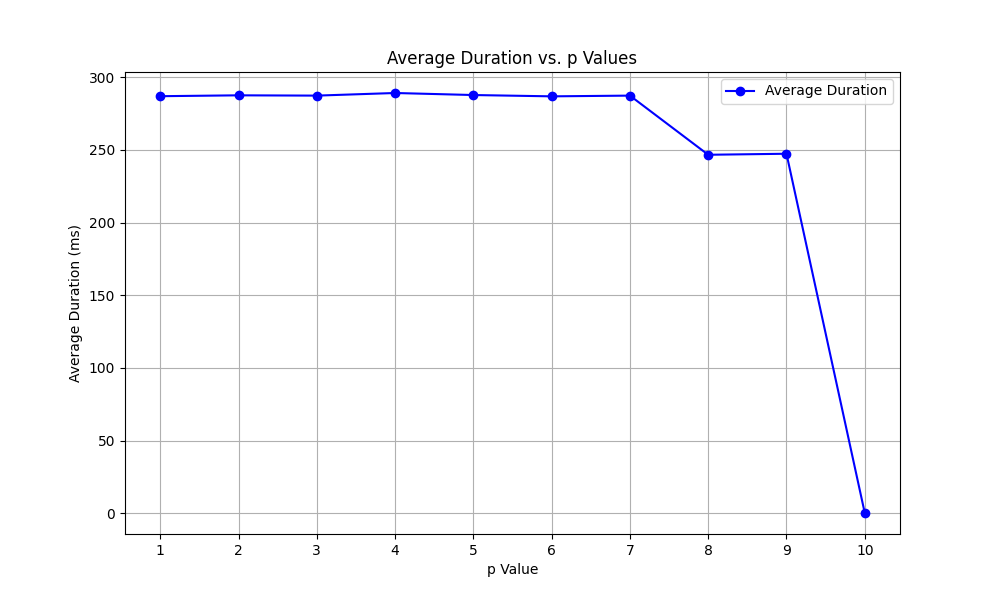

Recreate this plot in Python.
# import subprocess
# import time

# def run_experiment():
#     times = []

#     for i in range(10):
#         print(f"Iteration {i+1}")

#         # Run the bash script to execute server and client in different terminals
#         subprocess.run(["./run_server_client.sh"])

#         # Wait for the client to finish and gather the time from res.txt
#         time.sleep(5)  # Adjust this based on how long your client takes to finish

#         try:
#             with open('res.txt', 'r') as f:
#                 content = f.read().strip()

#                 # Check if the file is empty
#                 if not content:
#                     raise ValueError("res.txt is empty")

#                 # Convert the content to an integer (time in ms)
#                 time_taken = int(content)
                
#                 # Store the time in the list
#                 times.append(time_taken)
#                 print(f"Iteration {i+1}: {time_taken} ms")

#         except ValueError as e:
#             print(f"Error: {e}")
#             continue  # Skip iteration if error occurs

#     # Print all times
#     print("\nAll times:", times)

# if __name__ == "__main__":
#     run_experiment()

import json
import os
import subprocess
import matplotlib.pyplot as plt
# Function to modify the value of 'p' in config.json
def modify_config_p(p_value):
    with open('config.json', 'r') as file:
        config = json.load(file)
    
    # Change the 'p' value
    config['p'] = p_value
    
    with open('config.json', 'w') as file:
        json.dump(config, file, indent=4)

# Function to read runtime from 'res.txt'
def read_runtime():
    with open('res.txt', 'r') as file:
        runtime = file.read().strip()
        return float(runtime)

# Initialize an empty 10x10 matrix to store runtimes
runtimes_matrix = []

# Loop through each value of 'p' from 1 to 10
for p in range(1, 11):
    # Modify the 'p' value in config.json
    modify_config_p(p)

    # List to store the runtimes for the current 'p'
    p_runtimes = []

    # Run 'make run' 10 times for each 'p'
    for iteration in range(10):
        # Run the 'make run' command and wait for it to finish
        subprocess.run(['make', 'run'])

        # Read the runtime from 'res.txt'
        runtime = read_runtime()
        p_runtimes.append(runtime)

    # Add the runtimes for the current 'p' to the matrix
    runtimes_matrix.append(p_runtimes)

# Print the 10x10 matrix of runtimes
print("10x10 matrix of runtimes (in ms):")
for row in runtimes_matrix:
    print(row)

average_durations = [sum(runtimes) / len(runtimes) for runtimes in runtimes_matrix]

# Print the 10-size array of average durations
print("\nAverage durations for each p value:")
for i, avg in enumerate(average_durations, start=1):
    print(f"p = {i}: Average duration = {avg} ms")

# Plotting the graph of average duration vs. p
p_values = list(range(1, 11))

plt.figure(figsize=(10, 6))
plt.plot(p_values, average_durations, marker='o', linestyle='-', color='b', label='Average Duration')
plt.title('Average Duration vs. p Values')
plt.xlabel('p Value')
plt.ylabel('Average Duration (ms)')
plt.xticks(p_values)  # Ensure x-axis has ticks for each p value
plt.grid(True)
plt.legend()
plt.savefig('plot.png')
